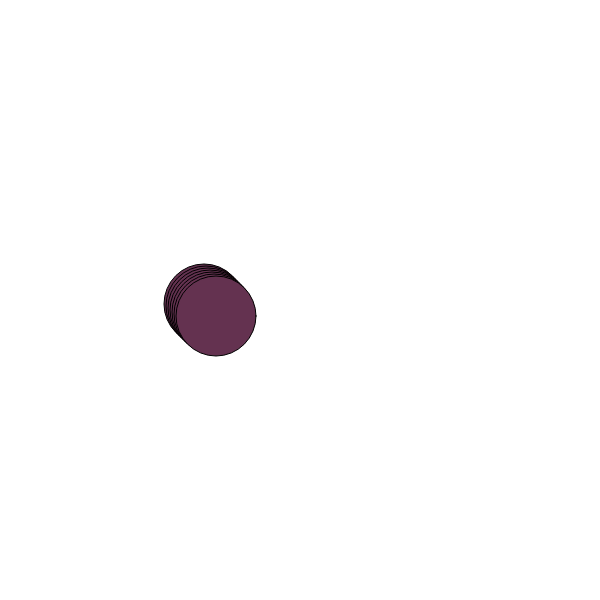
Frame 1 (no input)
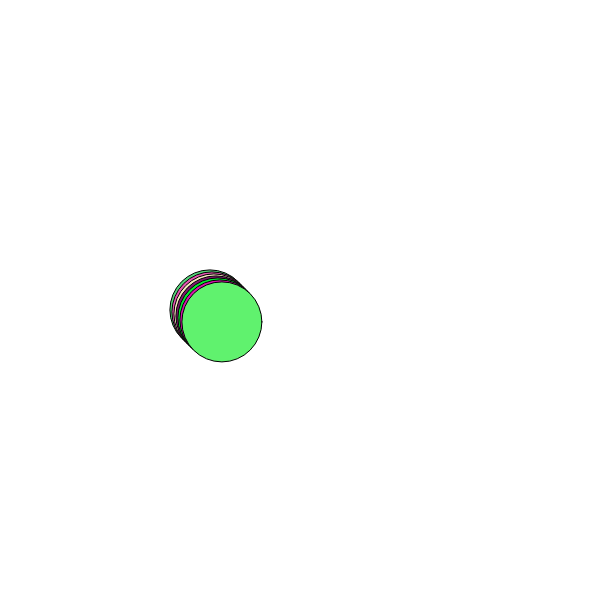
Frame 60 (no input)
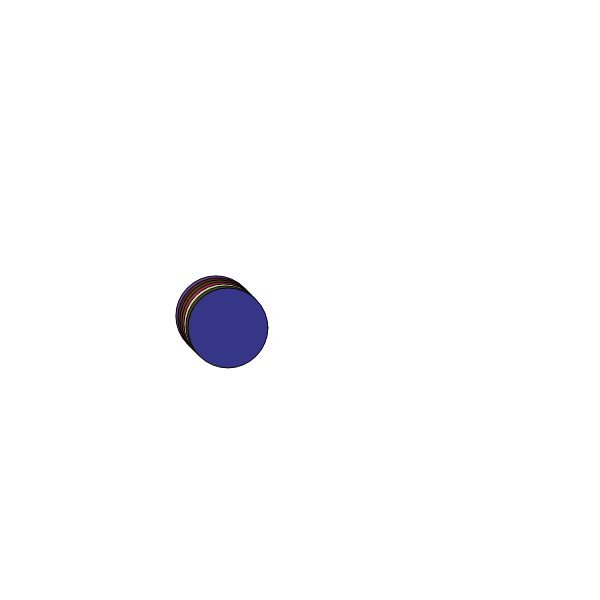
Frame 120 (the mouse pressed at the canvas centre since frame 60)

The p5.js sketch that drew these frames (run headless with seeded random() and noise() and a simulated clock; from frame 60 on, the mouse is pressed at the canvas centre):

// p5.js sketch
// ── sketch.js

var balls = [];

function setup(){
	createCanvas(600,600);
	background(255);
	for (var i=1; i<9; i+=1){
		balls.push(new Ball(200 + (2 * i), 300 + (2 * i), .10, .10, 80, 100, 50, 80));
	}
}

function draw(){
	background(255);

	for (var i=1; i<balls.length; i+=1){

		balls[i].ballDisp();
		balls[i].animate();
		balls[i].colorChange();

	}

}

function Ball(xVal, yVal, xVelocity, yVelocity, size, R, G, B){
	this.x = xVal;
	this.y = yVal;
	this.xVelocity = xVelocity;
	this.yVelocity = yVelocity;
	this.size = size;
	this.R = R;
	this.G = G;
	this.B = B;


	this.animate = function(){
		this.x += this.xVelocity;
		this.y += this.yVelocity;
		if (this.x > 500 || this.x < 0)  {
			this.xVelocity = -this.xVelocity;
		}
		if (this.y > 500 || this.y < 0)  {
			this.yVelocity = -this.yVelocity;
		}
	}

	this.colorChange = function(){
		this.R = random(0,255);
		this.G = random(0,255);
		this.B = random(0,255);
	}

	this.ballDisp = function(){
		
		fill(this.R, this.G, this.B);
		ellipse(this.x, this.y, this.size, this.size);

	}
};
